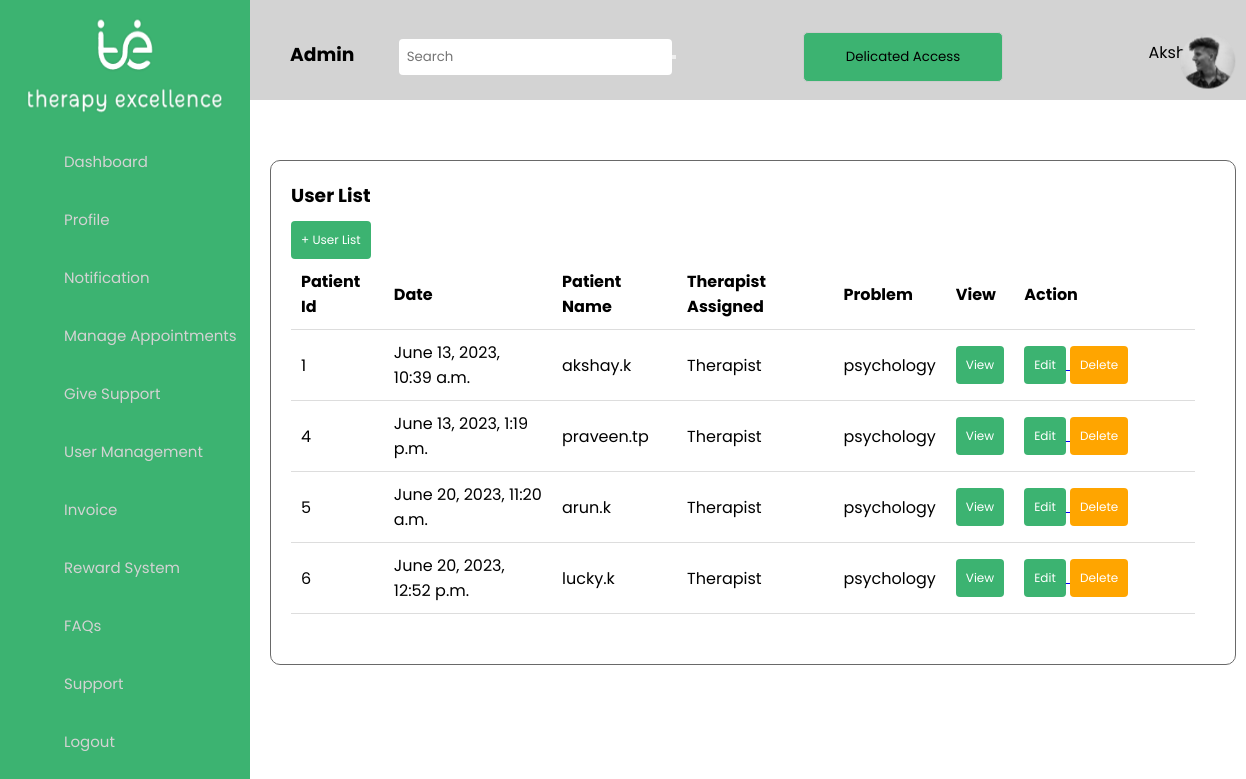
The page /adusermanagement on the database its author committed.
### client/models.py (models this page shows, shortened)
class Profile(models.Model):
    ID=models.AutoField(primary_key=True,blank=True,unique=True)
    First_Name=models.CharField(max_length=42)
    Last_Name=models.CharField(max_length=42)
    Username= models.CharField(max_length=42)
    Email= models.EmailField()
    Phone_Number=models.IntegerField(default=0)
    Password= models.CharField(max_length=42)
    Confirm_Password= models.CharField(max_length=42)
    otp=models.CharField(max_length=6, blank=True, null=True,editable=False)
    token=models.CharField(max_length=10,blank=True,null=True,editable=True)
    uid = models.CharField(max_length=4, unique=True, editable=False)
    joining_date = models.DateTimeField(auto_now_add=True)

### client/views.py (the view)
# urls.py: path(r'adusermanagement',CustomerListing.as_view(),name='adusermanagement'),
class CustomerListing(View):
    template_name = 'adusermanagement.html'
    def get(self,request):
        cust_obj = Profile.objects.all()
        context = {
        'adusermanagement':cust_obj
        }
        return render(request,self.template_name,context)

### templates/adusermanagement.html (shortened to what this page needs)
{% load static %}
<!DOCTYPE html>
<html lang="en">
<head>
    <link rel="stylesheet" href="{% static 'css/Appointments.css' %} ">
    <link rel="stylesheet" href="{% static 'css/sidebar.css' %}" >
    <link href="https://unpkg.com/boxicons@2.0.7/css/boxicons.min.css" rel="stylesheet" />
    <link rel="stylesheet" href="https://cdnjs.cloudflare.com/ajax/libs/normalize/5.0.0/normalize.min.css">
        <link rel="stylesheet" href="{% static 'css/list1.css' %}" >
</head>
<body>
<div class="sidebar">
        <img src="static/img/images/logo_2.png" alt="Side Navigation Image">
      <ul class="nav-list">
        <li>
          <a href="adminhome">
           <i><iconify-icon icon="material-symbols:dashboard"></iconify-icon></i>
            <span class="links_name">Dashboard</span>
          </a>
        </li>
        <li>
          <a href="adprofile">
           <i><iconify-icon icon="iconamoon:profile-duotone"></iconify-icon></i>
            <span class="links_name">Profile</span>
          </a>
        </li>
        <li>
          <a href="adnotification">
             <i><iconify-icon icon="iconamoon:notification-duotone"></iconify-icon></i>
            <span class="links_name">Notification</span>
          </a>
        </li>
        <li>
          <ul>
          <li class="section">
              <a href="#"><i><iconify-icon icon="uil:calender"></iconify-icon></i>
                  <span class="links_name">Manage Appointments</span>
              </a>
          </li>
        </ul>
          <ul>
          <li class="section">
              <a href="#"><i><iconify-icon icon="healthicons:wold-care"></i>
                  <span class="links_name">Give Support</span>
              </a>
          </li>
          <ul>
          <li class="section">
              <a href="#"><i><iconify-icon icon="fa-solid:users"></i>
                  <span class="links_name">User Management</span>
              </a>
          </li>
              </ul>
          </li>
        <li>
            <a href="adinvoice"><i><iconify-icon icon="la:file-invoice"></i>
            <span class="links_name">Invoice</span>
          </a>
        </li>
        <li>
           <a href="adrewardsystem"><i><iconify-icon icon="fluent:reward-12-filled"></i>
            <span class="links_name">Reward System</span>
          </a>
        </li>
        <li>
            <a href="adfaq"><i><iconify-icon icon="streamline:interface-help-question-circle-circle-faq-frame-help-info-mark-more-query-question"></i>
            <span class="links_name">FAQs</span>
          </a>
        </li>
        <li>
            <a href="adsupport"><i><iconify-icon icon="bx:headphone"></i>
            <span class="links_name">Support</span>
          </a>
        </li>
        <li>
          <a href="logout">
            <i><iconify-icon icon="material-symbols:logout"></i>
            <span class="links_name">Logout</span>
          </a>
        </li>
      </ul>
    </div>
    <section class="home-section">
 <nav>
    <ul>
      <li><h3><a href="#">Admin</a></li></h3>
       <li class="search-bar">
        <form>
          <input type="text" placeholder="Search">
          <button type="submit"></button>
        </form>
      </li>
      <li>
          <button class="my-button1">Delicated Access</button>
      </li>
      <img src="static/img/images/Ellipse_1.png">
       <li class="right">
  <a href="#">Akshay</a>
</li>
    </ul>
  </nav>
   <div class="container">
        <div class="profile-card">
          <h3 >User List</h3>
<div class="account-info">
                    <div class="data">
                        <div class="important-data">
                            <section class="data-item">
 <a href="clientaddprofile"><button type="button" class="my-button green-button">+ User List</button></a>
</div>
                <table >
                    <thead>
                        <div> <form action="adusermanagement" method="POST">
    <div>
        <table class="table">
            <thead>
            <tr>
                <th><b>Patient Id</b></th>
        <th><b>Date</b></th>
        <th><b>Patient Name</b></th>
        <th><b>Therapist Assigned</b></th>
        <th><b>Problem</b></th>
        <th><b>View</b></th>
        <th><b>Action</b></th>
    </tr>
</thead>
 {% for item in adusermanagement %}
<tbody>
    <tr>
        <td>{{item.ID}}</td>
        <td>{{item.joining_date}}</td>
        <td>{{item.First_Name}}.{{item.Last_Name}}</td>
        <td>Therapist</td>
        <td>psychology</td>
                 <td>
                    <a href="#" class="table-link">
                        <button type="button" class="my-button green-button">View</button>
                    </a>
                 </td>
                 <td style="width: 20%;">
                                <a href="clientupdateprofile{{item.ID}}" class="table-link">
                                    <button type="button" class="my-button green-button">Edit</button>
                                </a>
                                <a href="clientdeleteprofile/{{item.ID}}" class="table-link danger">
                                    <button type="button" class="my-button orange-button">Delete</button>
                                </a>
                            </td>
                </tr>
            </tbody>
                {% endfor %}
        </table>
    </div>
</body>
</html>

### static/css/Appointments.css (style rules this page uses)
html { box-sizing: border-box; font-family: Arial, Helvetica, sans-serif; }
body { background-image: url(/images/banner.jpg); background-size: cover; }
.profile-card h3 { padding: 10px; }
.container { height: auto; backdrop-filter: blur(20px); display: flex; justify-content: center; align-items: center; margin-top: 60px; margin-right: 10px; }
.profile-card { width: 1100px; height: auto; background-color: white; border-radius: 10px; border: 1px solid dimgray; padding: 10px; margin-left: 20px; display: grid; grid-template-rows: 10px auto; }
.account-info { display: grid; padding: 10px; margin-top:10px; margin-bottom: 10px; margin-left:-30px; margin-right: 0px; }
.data { flex-direction: column; justify-content: space-between; color: var(--secondary-color); padding: 20px; text-align: center; border: 1px solid var(--border-color); border-radius: 10px; margin-left: 10px; }
.important-data { display: flex; justify-content: space-between; align-items: center; }

### static/css/sidebar.css (style rules this page uses)
* { margin: 0; padding: 0; box-sizing: border-box; font-family: "Poppins" , sans-serif; }
.sidebar { position: fixed; left: 0; top: 0; height: 150vh; width: 250px; background: rgb(60, 179, 113); padding: 6px 14px; z-index: 99; overflow-y: scroll; }
.sidebar img { display: block; margin: 10px auto; width: 200px; height: 100px; }
.sidebar i { color: #fff; height: 60px; min-width: 50px; font-size: 25px; text-align: center; line-height: 60px; }
.sidebar .nav-list { margin-top: 20px; height: 100%; }
.sidebar li { position: relative; margin: 8px 0; list-style: none; }
.sidebar li a { display: flex; height: 101%; width: 101%; border-radius: 12px; align-items: center; text-decoration: none; transition: all 0.4s ease; background:; }
.sidebar li a .links_name { color: lightgrey; font-size: 15px; font-weight: 400; white-space: nowrap; }
.sidebar li i { height: 50px; line-height: 50px; font-size: 18px; border-radius: 12px; }
.home-section { position: relative; background:white; min-height: 100vh; top: 0; left: 250px; width: calc(100% - 250px); transition: all 0.5s ease; z-index: 2; }
nav { background-color: lightgrey; height: 100px; }
nav ul { list-style-type: none; margin: 0; padding: 0; }
nav ul li { display: inline-block; }
nav ul li.right { float: right; }
nav ul li a { display: block; padding: 40px; color: black; text-decoration: none; }
nav ul li.search-bar { margin-left: auto; width: 400px; }
nav form { display: flex; align-items: center; }
nav input[type="text"] { padding: 8px; border: none; border-radius: 4px; }
nav img { transform: translate(315%, 50%); }
.my-button1 { width: 200px; padding: 5px; height: 50px; background-color: rgb(60, 179, 113); border: 1px solid #ccc; border-radius: 5px; }

### static/css/list1.css (style rules this page uses)
table { border-collapse: collapse; width: 100%; }
th, td { padding: 10px; text-align: left; border-bottom: 1px solid #ddd; }
th { background-color:; }
.my-button { display: inline-block; padding: 10px 10px; font-size: 12px; text-align: center; text-decoration: none; border: none; border-radius: 4px; cursor: pointer; transition: background-color 0.3s ease; }
.green-button { background-color: MediumSeaGreen; color: #fff; }
.orange-button { background-color: orange; color: #fff; }

### rows shown on the page
Profile: ID "1", joining_date "June 13, 2023, 10:39 a.m.", First_Name "akshay", Last_Name "k"
Profile: ID "4", joining_date "June 13, 2023, 1:19 p.m.", First_Name "praveen", Last_Name "tp"
Profile: ID "5", joining_date "June 20, 2023, 11:20 a.m.", First_Name "arun", Last_Name "k"
Profile: ID "6", joining_date "June 20, 2023, 12:52 p.m.", First_Name "lucky", Last_Name "k"
